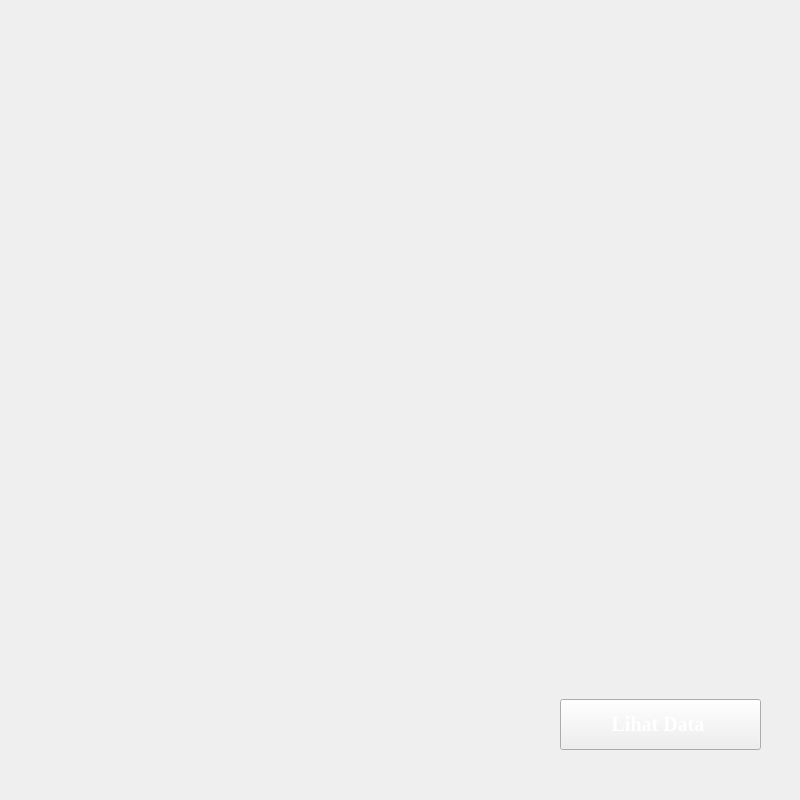
<?xml version="1.0" encoding="UTF-8"?>
<ui version="4.0">
 <class>DashboardPage</class>
 <widget class="QWidget" name="DashboardPage">
  <property name="enabled">
   <bool>true</bool>
  </property>
  <property name="geometry">
   <rect>
    <x>0</x>
    <y>0</y>
    <width>800</width>
    <height>800</height>
   </rect>
  </property>
  <property name="sizePolicy">
   <sizepolicy hsizetype="Fixed" vsizetype="Fixed">
    <horstretch>0</horstretch>
    <verstretch>0</verstretch>
   </sizepolicy>
  </property>
  <property name="minimumSize">
   <size>
    <width>800</width>
    <height>800</height>
   </size>
  </property>
  <property name="maximumSize">
   <size>
    <width>800</width>
    <height>800</height>
   </size>
  </property>
  <property name="windowTitle">
   <string>Form</string>
  </property>
  <widget class="QLabel" name="labelWelcome">
   <property name="geometry">
    <rect>
     <x>0</x>
     <y>0</y>
     <width>800</width>
     <height>800</height>
    </rect>
   </property>
   <property name="sizePolicy">
    <sizepolicy hsizetype="Fixed" vsizetype="Fixed">
     <horstretch>0</horstretch>
     <verstretch>0</verstretch>
    </sizepolicy>
   </property>
   <property name="minimumSize">
    <size>
     <width>800</width>
     <height>800</height>
    </size>
   </property>
   <property name="maximumSize">
    <size>
     <width>800</width>
     <height>800</height>
    </size>
   </property>
   <property name="font">
    <font>
     <family>Tahoma</family>
     <pointsize>15</pointsize>
     <bold>true</bold>
    </font>
   </property>
   <property name="styleSheet">
    <string notr="true">image: url(:/images/images/DashboardPage.jpg);</string>
   </property>
   <property name="text">
    <string/>
   </property>
  </widget>
  <widget class="QPushButton" name="kelolaDataButton">
   <property name="geometry">
    <rect>
     <x>560</x>
     <y>699</y>
     <width>201</width>
     <height>51</height>
    </rect>
   </property>
   <property name="font">
    <font>
     <family>Times New Roman</family>
     <pointsize>15</pointsize>
     <bold>true</bold>
    </font>
   </property>
   <property name="styleSheet">
    <string notr="true">border-image: url(:/images/images/orange.png);
color: rgb(255, 255, 255);</string>
   </property>
   <property name="text">
    <string>Lihat Data </string>
   </property>
  </widget>
  <widget class="QLabel" name="label">
   <property name="geometry">
    <rect>
     <x>550</x>
     <y>710</y>
     <width>201</width>
     <height>51</height>
    </rect>
   </property>
   <property name="styleSheet">
    <string notr="true">background-image: url(:/images/images/darkblue.png);</string>
   </property>
   <property name="text">
    <string/>
   </property>
  </widget>
  <zorder>labelWelcome</zorder>
  <zorder>label</zorder>
  <zorder>kelolaDataButton</zorder>
 </widget>
 <resources/>
 <connections/>
</ui>
